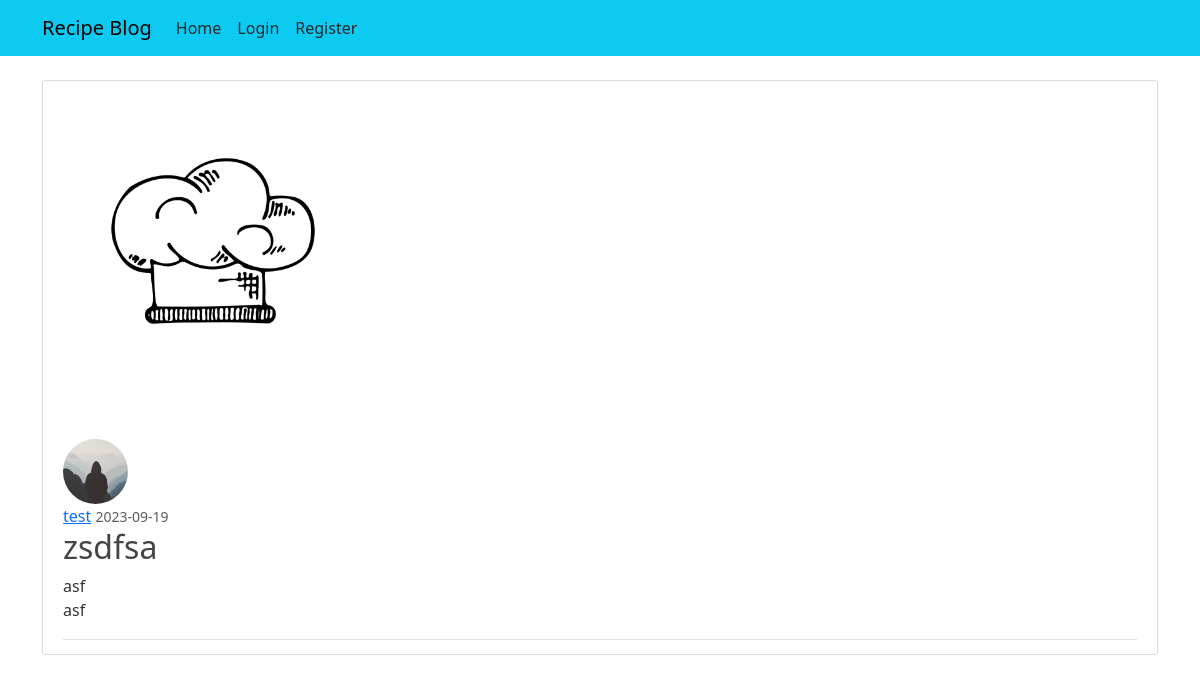
Page /post/5 on the earlier database version.
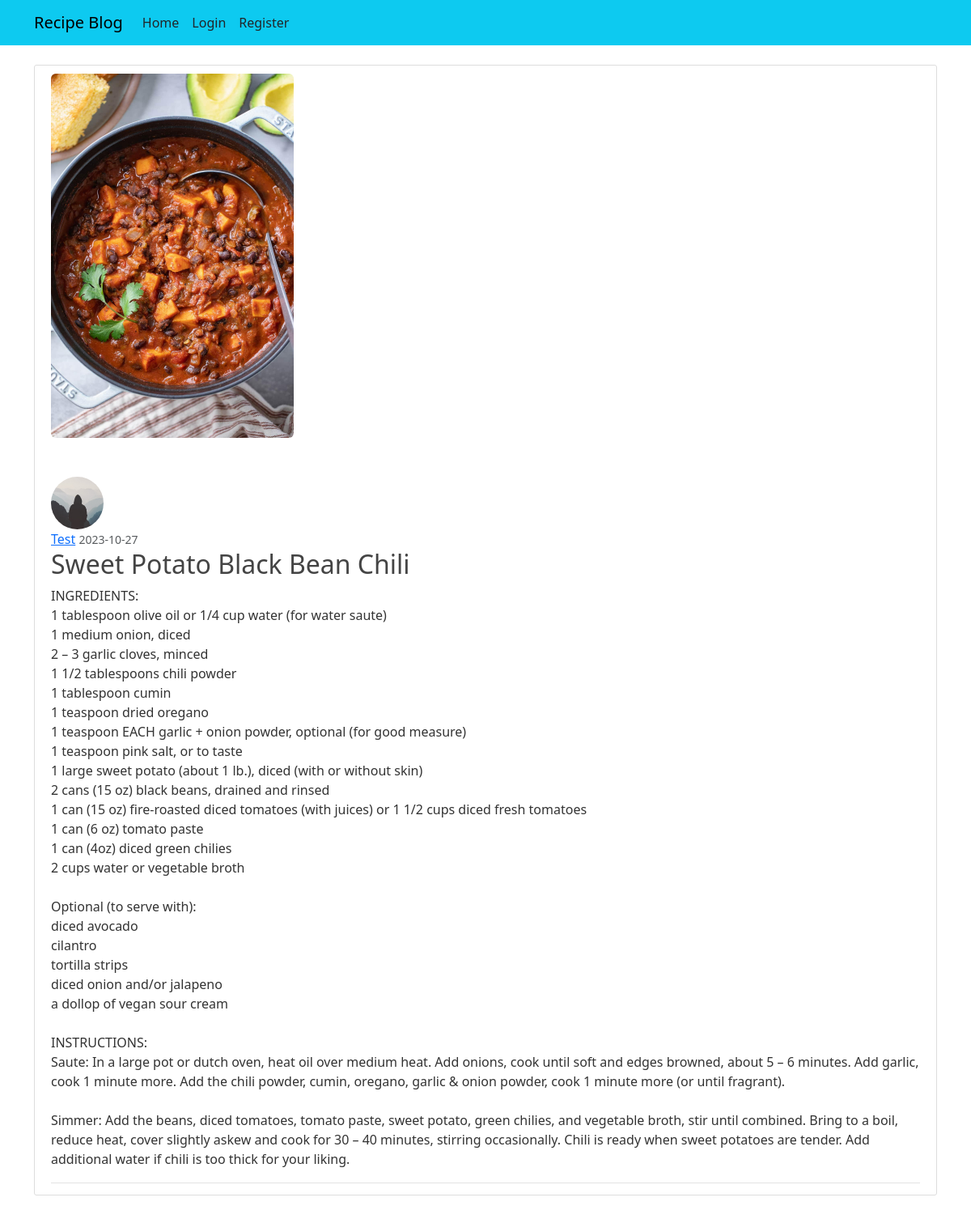
Same page on the later database version.
### recipeblog/models.py (models this page shows, shortened)
class Post(db.Model):
    id = db.Column(db.Integer, primary_key=True)
    title = db.Column(db.String(100), nullable=False)
    date_posted = db.Column(db.DateTime, nullable=False,
                            default=datetime.utcnow)
    content = db.Column(db.Text, nullable=False)
    image = db.Column(db.String(20), nullable=False, default='default2.jpg')
    user_id = db.Column(db.Integer, db.ForeignKey('user.id'), nullable=False)

class User(db.Model, UserMixin):
    id = db.Column(db.Integer, primary_key=True)
    username = db.Column(db.String(20), unique=True, nullable=False)
    email = db.Column(db.String(120), unique=True, nullable=False)
    image = db.Column(db.String(20), nullable=False, default='default.jpg')
    password = db.Column(db.String(60), nullable=False)
    posts = db.relationship('Post', backref='author', lazy=True)

### recipeblog/routes.py (the view)
@app.route("/post/<int:post_id>")
def post(post_id):
    post = Post.query.get_or_404(post_id)
    return render_template('post.html', title=post.title, post=post)

### recipeblog/templates/post.html (shortened to what this page needs)
{% extends "layout.html" %}
{% block content %}
<article class="media content-section">
    <form method="POST" action="" >
        <div class="mb-5">
            <img class="rounded" src=" {{ url_for('static', filename='recipe_pics/' + post.image)  }}" width="300" ,height="300">
        </div>
        <div>
        <img class="rounded-circle article-img" src=" {{ url_for('static', filename='profile_pics/' + post.author.image)  }}">
        </div>
        <div class="media-body">
            <div class="article-metadata">
                <a class="mr-2" href="#">{{ post.author.username }}</a>
                <small class="text-muted">{{ post.date_posted.strftime('%Y-%m-%d') }}</small>
                        <h2 class="article-title">{{ post.title }}</h2>
            <p class="article-content">{{ post.content }}</p>
        </div>
    </article>
{% endblock content %}

Differences in the rows shown:
no longer on this page (row edited): User: image (placeholder picture), author.username "test"
changed Post: image: picture added in place of a placeholder; date_posted "2023-09-19" → "2023-10-27"; title "zsdfsa" → "Sweet Potato Black Bean Chili"; content "asf asf" → "INGREDIENTS: 1 tablespoon olive oil or 1/4 cup water (for water saute) 1 medium onion, diced 2 – 3 garlic cloves, minced 1 1/2 tablespoons chili powder 1 tablespoon cumin 1 teaspoon dried oregano 1 teaspoon EACH garlic + onion powder, optional (for good measure) 1 teaspoon pink salt, or to taste 1 large sweet potato (about 1 lb.), diced (with or without skin) 2 cans (15 oz) black beans, drained and rinsed 1 can (15 oz) fire-roasted diced tomatoes (with juices) or 1 1/2 cups diced fresh tomatoes 1 can (6 oz) tomato paste 1 can (4oz) diced green chilies 2 cups water or vegetable broth Optional (to serve with): diced avocado cilantro tortilla strips diced onion and/or jalapeno a dollop of…"
added User: image (placeholder picture), author.username "Test"
